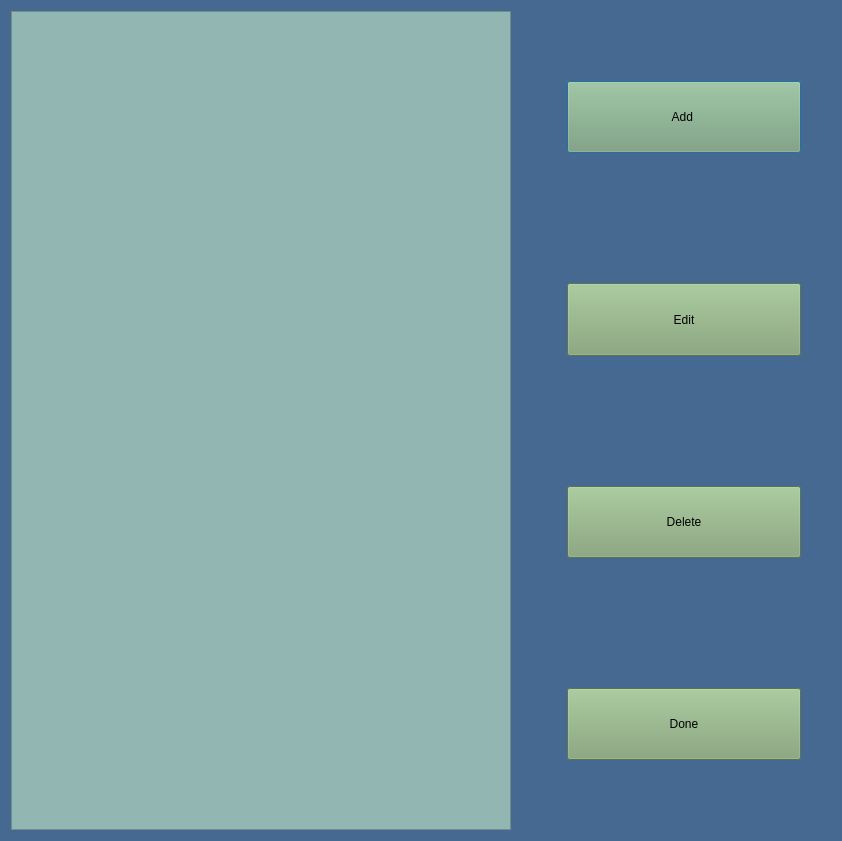
<?xml version="1.0" encoding="UTF-8"?>
<ui version="4.0">
 <class>Tasks</class>
 <widget class="QDialog" name="Tasks">
  <property name="geometry">
   <rect>
    <x>0</x>
    <y>0</y>
    <width>842</width>
    <height>841</height>
   </rect>
  </property>
  <property name="windowTitle">
   <string>Dialog</string>
  </property>
  <property name="styleSheet">
   <string notr="true">background-color:rgb(69, 105, 144);</string>
  </property>
  <layout class="QHBoxLayout" name="horizontalLayout_2">
   <item>
    <layout class="QHBoxLayout" name="horizontalLayout">
     <property name="sizeConstraint">
      <enum>QLayout::SetNoConstraint</enum>
     </property>
     <item>
      <widget class="QListWidget" name="listWidget">
       <property name="minimumSize">
        <size>
         <width>500</width>
         <height>0</height>
        </size>
       </property>
       <property name="maximumSize">
        <size>
         <width>500</width>
         <height>16777215</height>
        </size>
       </property>
       <property name="styleSheet">
        <string notr="true">background-color:rgb(146, 182, 177)</string>
       </property>
       <property name="sortingEnabled">
        <bool>false</bool>
       </property>
      </widget>
     </item>
     <item>
      <layout class="QVBoxLayout" name="verticalLayout">
       <property name="spacing">
        <number>130</number>
       </property>
       <property name="sizeConstraint">
        <enum>QLayout::SetNoConstraint</enum>
       </property>
       <property name="leftMargin">
        <number>50</number>
       </property>
       <property name="topMargin">
        <number>70</number>
       </property>
       <property name="rightMargin">
        <number>30</number>
       </property>
       <property name="bottomMargin">
        <number>70</number>
       </property>
       <item>
        <widget class="QPushButton" name="pushButton">
         <property name="sizePolicy">
          <sizepolicy hsizetype="Minimum" vsizetype="Minimum">
           <horstretch>0</horstretch>
           <verstretch>0</verstretch>
          </sizepolicy>
         </property>
         <property name="styleSheet">
          <string notr="true">background-color:rgb(126, 161, 114)</string>
         </property>
         <property name="text">
          <string>Add </string>
         </property>
        </widget>
       </item>
       <item>
        <widget class="QPushButton" name="pushButton_2">
         <property name="sizePolicy">
          <sizepolicy hsizetype="Minimum" vsizetype="Minimum">
           <horstretch>0</horstretch>
           <verstretch>0</verstretch>
          </sizepolicy>
         </property>
         <property name="styleSheet">
          <string notr="true">background-color:rgb(126, 161, 114)</string>
         </property>
         <property name="text">
          <string>Edit</string>
         </property>
        </widget>
       </item>
       <item>
        <widget class="QPushButton" name="pushButton_3">
         <property name="sizePolicy">
          <sizepolicy hsizetype="Minimum" vsizetype="Minimum">
           <horstretch>0</horstretch>
           <verstretch>0</verstretch>
          </sizepolicy>
         </property>
         <property name="styleSheet">
          <string notr="true">background-color:rgb(126, 161, 114)</string>
         </property>
         <property name="text">
          <string>Delete</string>
         </property>
        </widget>
       </item>
       <item>
        <widget class="QPushButton" name="pushButton_4">
         <property name="sizePolicy">
          <sizepolicy hsizetype="Minimum" vsizetype="Minimum">
           <horstretch>0</horstretch>
           <verstretch>0</verstretch>
          </sizepolicy>
         </property>
         <property name="styleSheet">
          <string notr="true">background-color:rgb(126, 161, 114)</string>
         </property>
         <property name="text">
          <string>Done</string>
         </property>
        </widget>
       </item>
      </layout>
     </item>
    </layout>
   </item>
  </layout>
 </widget>
 <resources/>
 <connections/>
</ui>
